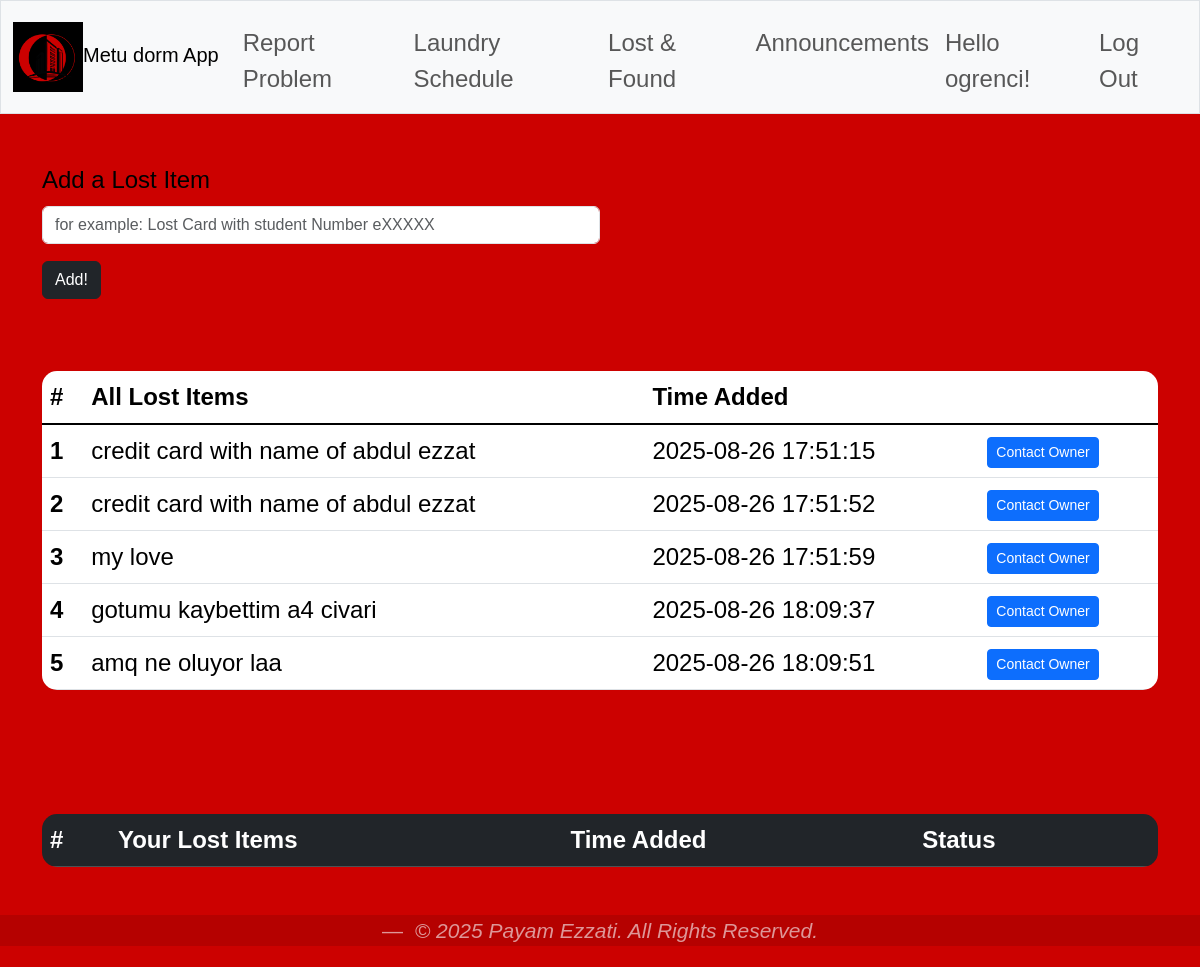
The page /lost_and_found (signed in) on the database its author committed.
### tables this page shows
CREATE TABLE lost_and_found (
    id INTEGER PRIMARY KEY AUTOINCREMENT,
    user_id INTEGER NOT NULL,
    item_description TEXT NOT NULL,
    status TEXT DEFAULT 'lost',
    date_reported TEXT DEFAULT (datetime('now')),
    FOREIGN KEY (user_id) REFERENCES users(id)
    );

### app.py (the view)
@app.route("/lost_and_found", methods=["GET", "POST"])
@login_required
def lost_and_found():
    if request.method == "POST":
        item = request.form.get("item_description")
        if not item:
            return apology("must provide item description",400)
        db = get_db()
        cursor = db.execute( "INSERT INTO lost_and_found (user_id,item_description) VALUES (?, ?)",
            (session["user_id"],item))
        db.commit()
        return redirect("/lost_and_found")
    else:
        db = get_db()
        cursor = db.execute( "SELECT lost_and_found.id, lost_and_found.item_description, lost_and_found.status, lost_and_found.date_reported, lost_and_found.user_id, userss.email, userss.name FROM lost_and_found JOIN userss ON lost_and_found.user_id = userss.id WHERE lost_and_found.status = 'lost'")
        rows = cursor.fetchall()
        return render_template("lost_found.html",rows=rows)

### app.py (called while the page is built)
def get_db():
    if "db" not in g:
        g.db = sqlite3.connect(DATABASE)
        g.db.row_factory = sqlite3.Row
    return g.db

### helpers.py (called while the page is built)
def login_required(f):
    @wraps(f)
    def decorated_function(*args, **kwargs):
        if session.get("user_id") is None:
            return redirect("/login")
        return f(*args, **kwargs)
    return decorated_function

### templates/lost_found.html (shortened to what this page needs)
{% extends "layout.html" %}
{% block main %}
     <form method = "POST">
        <div class="mb-3 col-6">
            <label class="form-label"> Add a Lost Item</label>
            <input type="text" class="form-control" name="item_description" required placeholder="for example: Lost Card with student Number eXXXXX">
        </div>
        <button type="submit" class="btn btn-dark">Add!</button>
    </form>
  <br>
  <br>
    <table class="table table-hover">
  <thead>
    <tr>
      <th scope="col">#</th>
      <th scope="col">All Lost Items</th>
      <th scope="col">Time Added</th>
      <th scope="col"> </th>
    </tr>
  </thead>
  <tbody class="table-group-divider">
     {%for row in rows%}
    <tr>
      <th scope="row">{{loop.index}}</th>
      <td>{{row["item_description"]}}</td>
      <td></span>{{row["date_reported"]}}</td>
      <td><a href="https://mail.google.com/mail/?view=cm&fs=1&to={{ row['email'] }}&su=About your lost item&body=Hello, I think I found your item."
            target="_blank"
            class="btn btn-primary btn-sm">
   Contact Owner
</a></td>
    </tr>
    {% endfor %}
  </tbody>
</table>
<br><br><br>
<table class="table table-dark table-hover">
  <thead>
    <tr>
      <th scope="col">#</th>
      <th scope="col">Your Lost Items</th>
      <th scope="col">Time Added</th>
      <th scope="col">Status</th>
      <th scope="col"> </th>
    </tr>
  </thead>
</table>
{% endblock %}

### static/styles.css (style rules this page uses)
* { box-sizing: border-box; }
body { padding-bottom: 5px; background-color: #cc0100; font-family: Arial, sans-serif; color: #000000; font-size: 1.5rem; font-weight: 400; line-height: 1.5; margin: 0; }
.table { border-radius: 15px; overflow: hidden; }
a { color: rgb(0, 0, 0); background-color: transparent; text-decoration: none; }

### rows shown on the page
lost_and_found: item_description "credit card with name of abdul ezzat", date_reported "2025-08-26 17:51:15"
lost_and_found: item_description "credit card with name of abdul ezzat", date_reported "2025-08-26 17:51:52"
lost_and_found: item_description "my love", date_reported "2025-08-26 17:51:59"
lost_and_found: item_description "gotumu kaybettim a4 civari", date_reported "2025-08-26 18:09:37"
lost_and_found: item_description "amq ne oluyor laa", date_reported "2025-08-26 18:09:51"

### other values the page prints
{{ session.get("name") }} "ogrenci"
